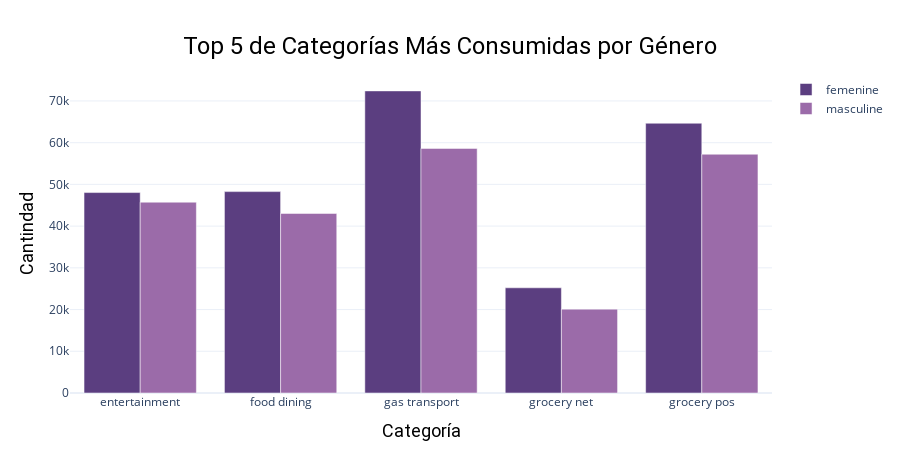

Here is the notebook cell this chart was saved with:
### Code cell
top_gender

### Figure 1 — Plotly figure (JSON) as saved in the notebook; plotly's stock layout.template omitted (floating-point values rounded to 4 significant figures)
{"data": [{"marker": {"color": "#5b3e80"}, "name": "femenine", "type": "bar", "x": ["entertainment", "food dining", "gas transport", "grocery net", "grocery pos"], "y": [48043, 48273, 72412, 25217, 64661]}, {"marker": {"color": "#9b6ba9"}, "name": "masculine", "type": "bar", "x": ["entertainment", "food dining", "gas transport", "grocery net", "grocery pos"], "y": [45738, 43037, 58629, 20101, 57234]}], "layout": {"height": 450, "hoverlabel": {"bgcolor": "white", "font": {"color": "black", "family": "Roboto", "size": 16}}, "margin": {"b": 30, "l": 70, "r": 30, "t": 75}, "title": {"font": {"color": "black", "family": "Roboto", "size": 24}, "pad": {"b": 90}, "text": "Top 5 de Categorías Más Consumidas por Género", "x": 0.5, "xanchor": "center", "yanchor": "top"}, "width": 900, "xaxis": {"title": {"font": {"color": "black", "family": "Roboto", "size": 18}, "text": "Categoría"}}, "yaxis": {"automargin": true, "title": {"font": {"color": "black", "family": "Roboto", "size": 18}, "standoff": 10, "text": "Cantindad"}}}}
